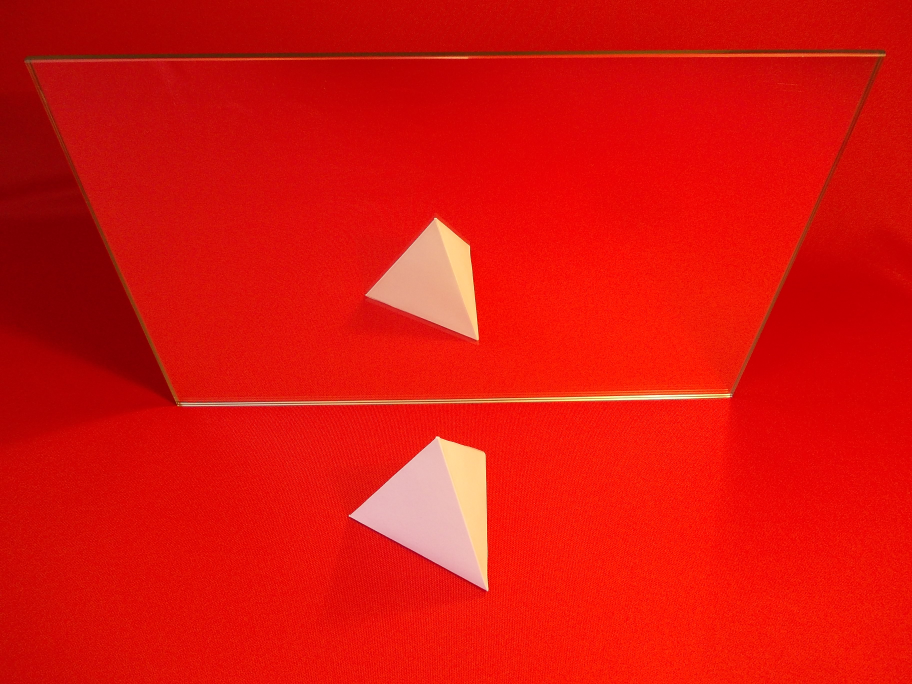
#> input picture img/3/1.JPG, 3648 x 2736 px (shown at 1/4 size); its folder holds only this picture in this run
$ python -i mirrorDetector.py   (imports and definitions only)   (Python 2 division)   (older library calls are emulated)
#> lines starting #> are read from the running program, lines starting #| are printed output that depends on the picture
# -*- coding: utf-8 -*-
'''
Created on Oct 31, 2014

@author: Tomasz
'''
import cv2
import numpy as np
from analyticGeometry import convertLineToGeneralForm
from zone import Zone

import func.markElements as mark
from func import analise


class mirrorDetector(object):

    # blur
    gauss_kernel = 5

    constant = -2
    blockSize = 11
    tresholdMaxValue = 255

    # prog dla grubej kreski
    distanceTreshold = 2

    # parametry wykrawacza lini

    # wielkosc akumulatora
    rho = 5
    # theta = 0.025
    # rozdzielczosc kata
    theta = np.pi/180

    # progowa dlugosc lini
    h_treshold = None

    # odwrotnosc minimalnej czesci długości obrazu np. 2 oznacza 50%, 3 oznacza 33% = 1/3, 4 oznacza 25%
    part = 4

    DST = None
    THETA = 67 * np.pi/ 180

    def __init__(self,scene):

        self.scene = scene
        self.origin = scene.view.copy()

        self.edges_mask = self.findEdges(self.scene)

        self.mirror_line_Hough = None
        self.mirror_line = self.findMirrorLine(self.edges_mask)
        self.filterDown = self.calculateDownMask(self.edges_mask.shape)
        self.middle = self.calculateLineMiddle()
        self.mirrorZone = None


    # [295 lines left out: functions getReflectedZone, getDirectZone, calculateLineMiddle, calculateDownMask, calculatePointOnLine, findEdges and 3 more, not called in this run]

#

>>> import cv2
>>> picture = cv2.imread('../img/3/1.JPG', cv2.IMREAD_GRAYSCALE)
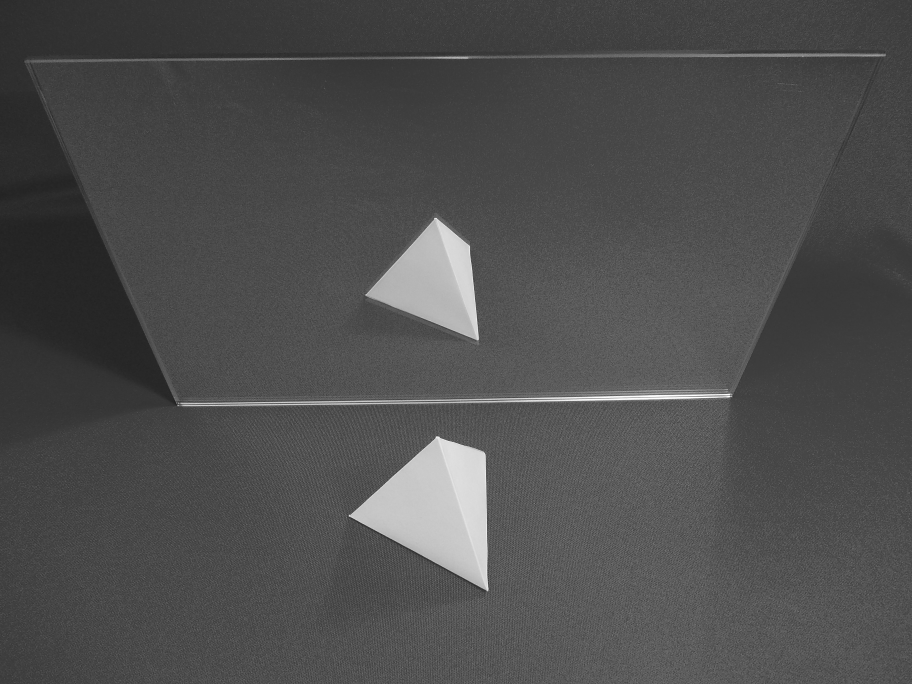
#> picture: shape (2736, 3648) (shown at 1/4 size); min 15, max 255, mean 77.9
#> (the run stopped early here; a loop or call above may not have finished)

$ run again, on img/3/10.JPG
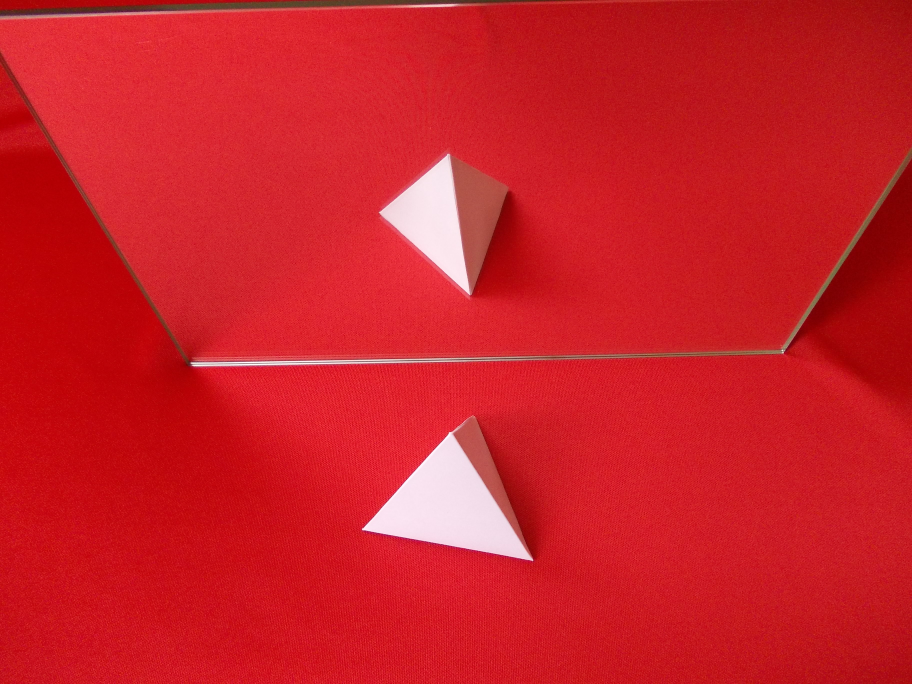
#> input picture img/3/10.JPG, 3648 x 2736 px (shown at 1/4 size)
#> `picture = cv2.imread('../img/3/1.JPG', cv2.IMREAD_GRAYSCALE)`:
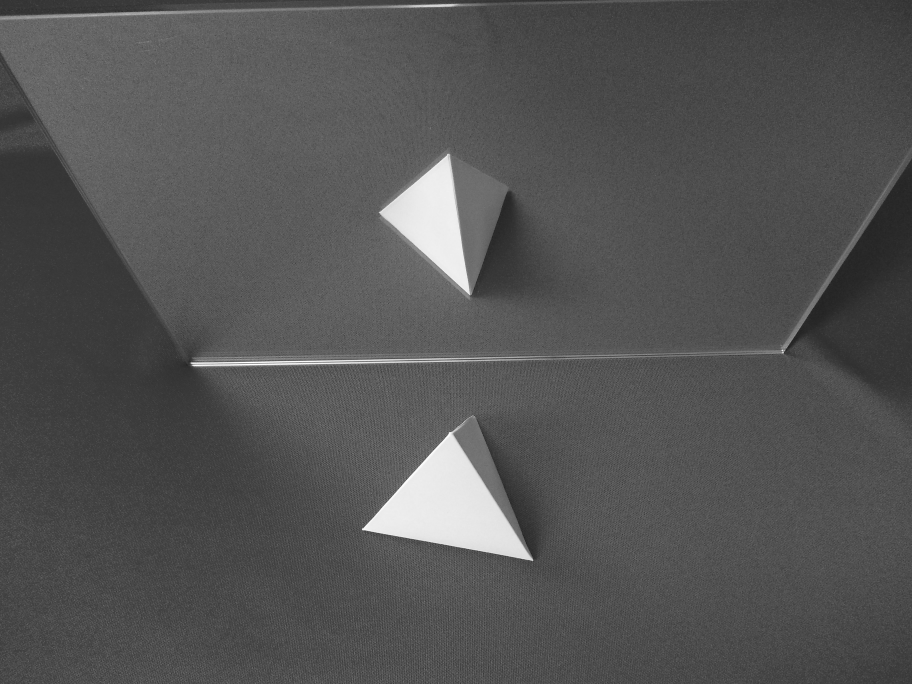
#> picture: shape (2736, 3648) (shown at 1/4 size); min 8, max 255, mean 83.7

$ run again, on img/3/2.JPG
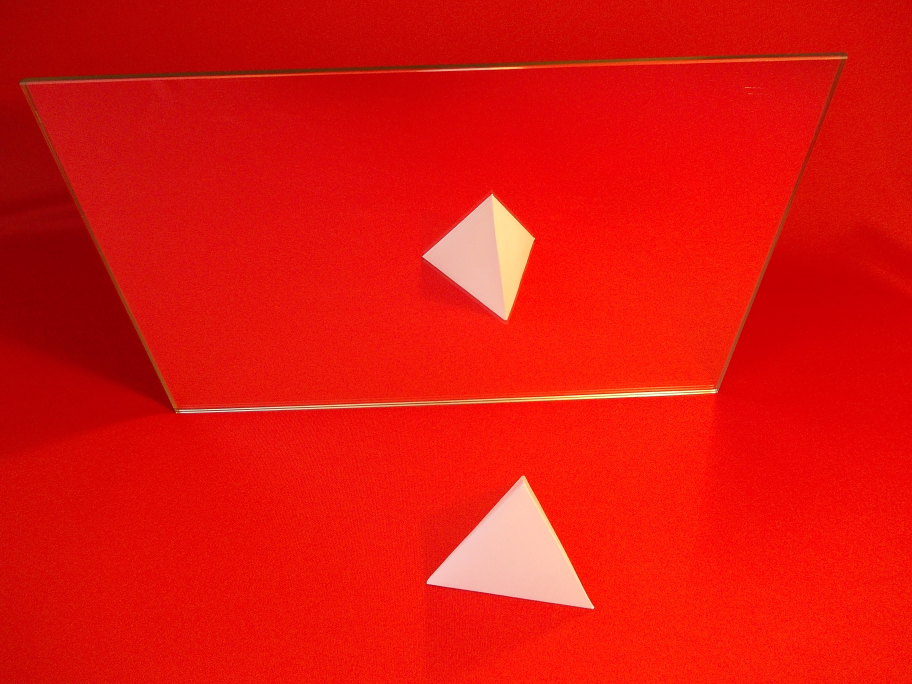
#> input picture img/3/2.JPG, 3648 x 2736 px (shown at 1/4 size)
#> `picture = cv2.imread('../img/3/1.JPG', cv2.IMREAD_GRAYSCALE)`:
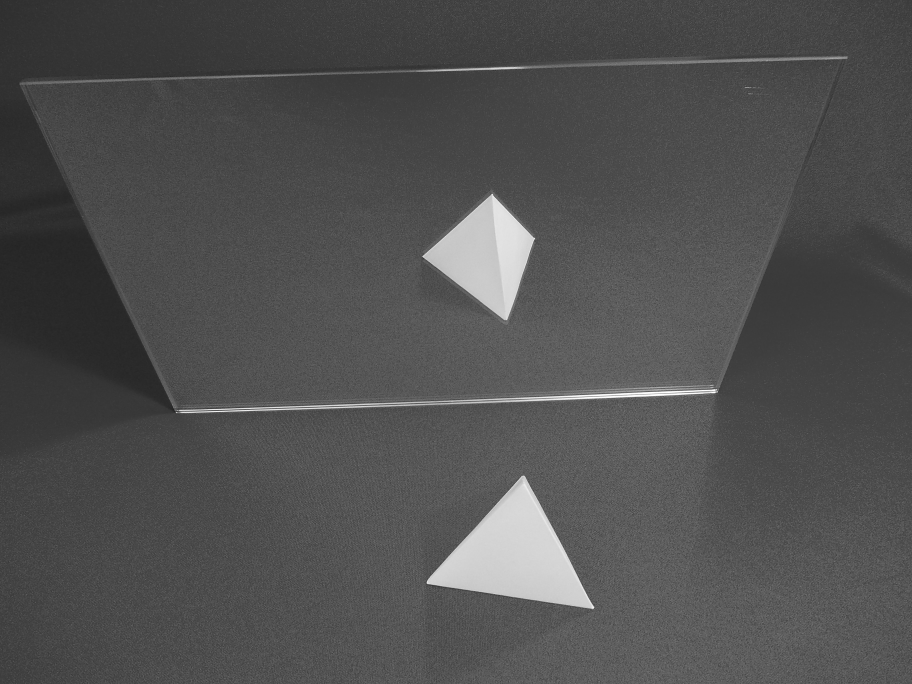
#> picture: shape (2736, 3648) (shown at 1/4 size); min 17, max 255, mean 80.1

$ run again, on img/3/3.JPG
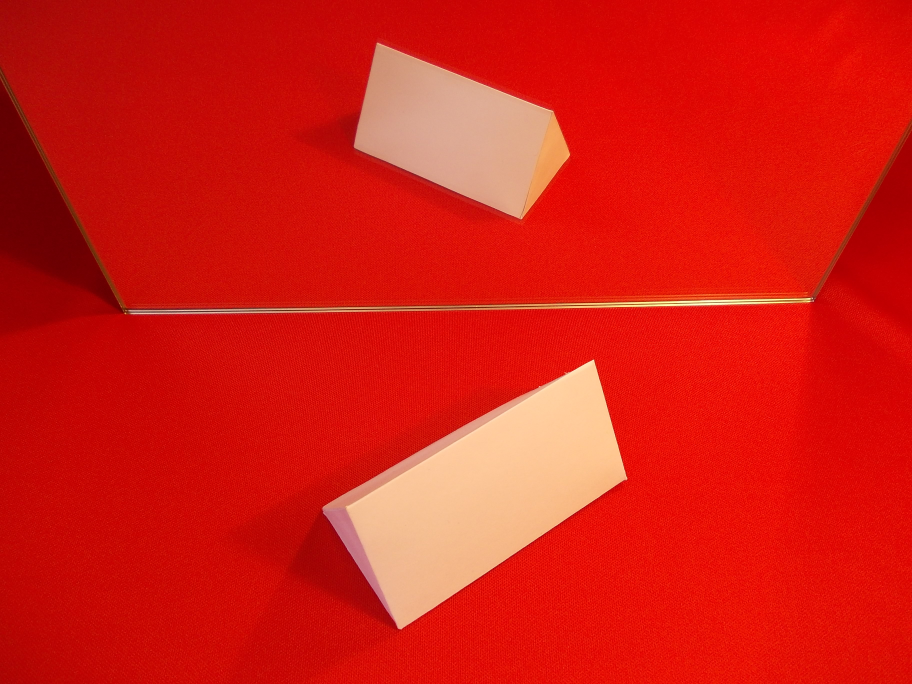
#> input picture img/3/3.JPG, 3648 x 2736 px (shown at 1/4 size)
#> `picture = cv2.imread('../img/3/1.JPG', cv2.IMREAD_GRAYSCALE)`:
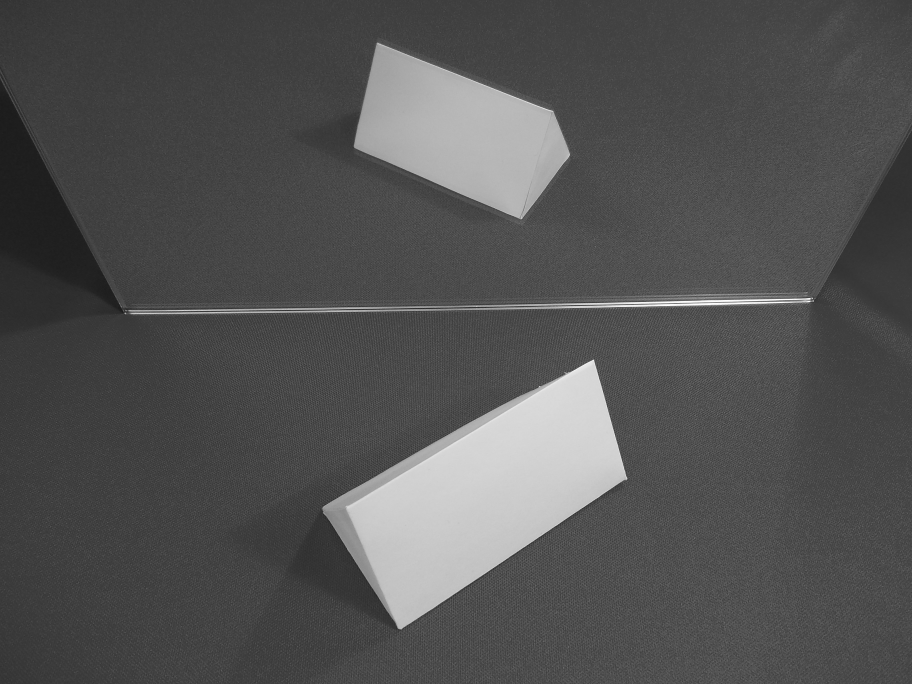
#> picture: shape (2736, 3648) (shown at 1/4 size); min 8, max 255, mean 82.6
